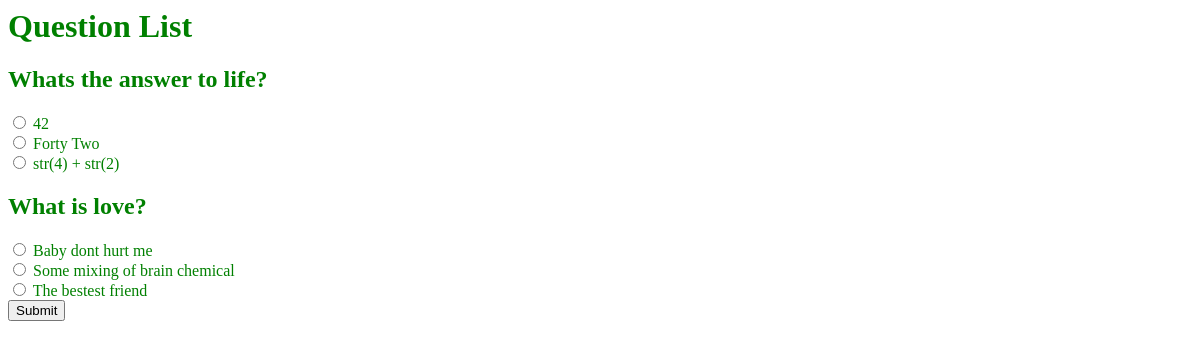
/quiz/, run on an earlier commit of the app's database.
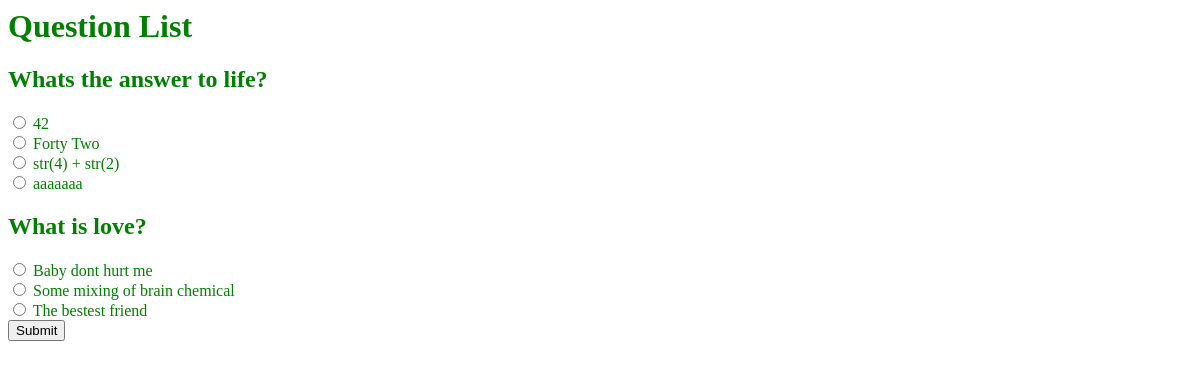
And on a later commit of the database.
### quiz/models.py (models this page shows, shortened)
class Question(models.Model):
    question_text = models.CharField(max_length=200)
    pub_date = models.DateTimeField("date published")
    correct_choice = models.ForeignKey("Choice", on_delete=models.CASCADE, related_name='choices', default=1)

class Choice(models.Model):
    question = models.ForeignKey(Question, on_delete=models.CASCADE)
    choice_text = models.CharField(max_length=200)

### quiz/views.py (the view)
# urls.py: path("", views.IndexView.as_view(), name="index"),
class IndexView(generic.ListView):
    template_name = "quiz/index.html"
    context_object_name = "latest_question_list"
    def get_queryset(self):
        questions = Question.objects.all()
        choices = Choice.objects.all()
        combined_data = []
        for question in questions:
            question_choices = choices.filter(question=question)
            combined_data.append({
                'question': question,
                'choices': question_choices
            })
        return combined_data

### quiz/templates/quiz/index.html (shortened to what this page needs)
{% load static %}
<link rel="stylesheet" href="{% static 'quiz/style.css' %}" />
<head>
</head>
<body>
    <h1>Question List</h1>
    <form method="post" action="{% url 'check_answers' %}">
        {% csrf_token %} {% for item in latest_question_list %}
        <h2>{{ item.question.question_text }}</h2>
        {% for choice in item.choices %}
        <input type="radio" name="choice" value="{{ choice.id }}" />
        <label>{{ choice.choice_text }}</label><br />
        {% endfor %}
        {% endfor %}
        <button type="submit">Submit</button>
    </form>
</body>

What changed in the data, as far as the page shows it:
added Choice: choice_text "aaaaaaa", shown under Question "Whats the answer to life?"
